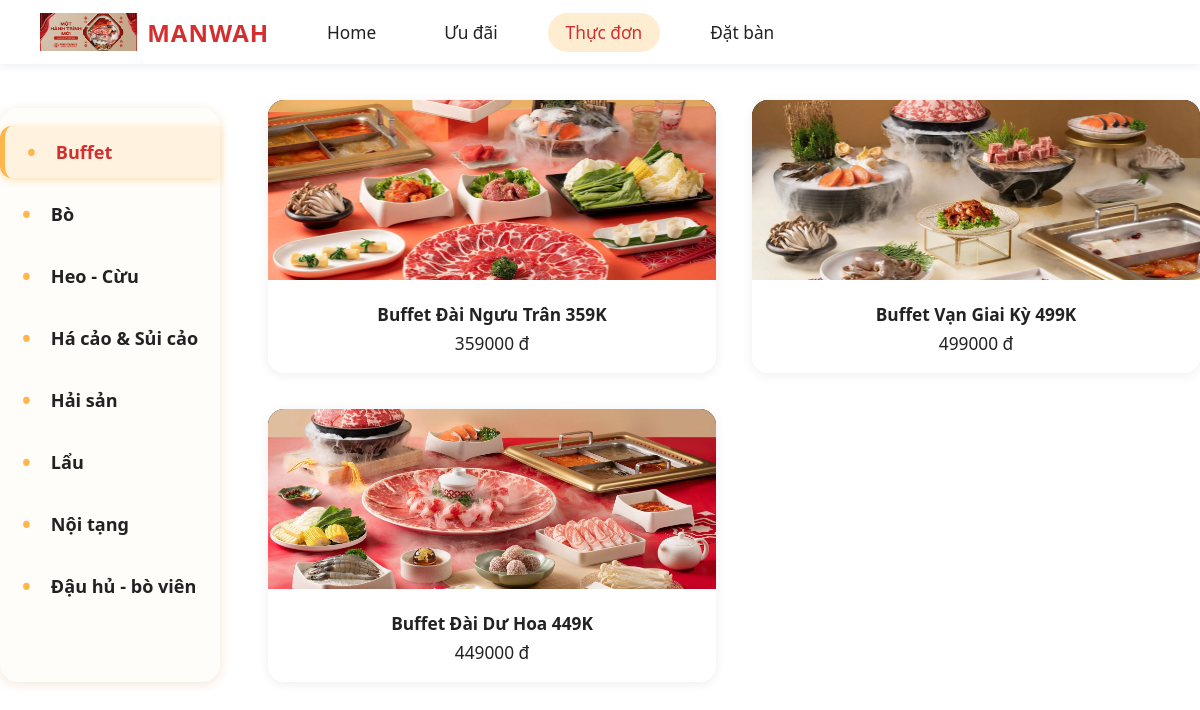
The page /user/thuc-don/?loai=8 on the database its author committed.
### account/models.py (models this page shows, shortened)
class LoaiMonAn(models.Model):
    TenLoaiMon = models.CharField(max_length=100)

class MonAn(models.Model):
    IdLoaiMonAn = models.ForeignKey(LoaiMonAn, on_delete=models.CASCADE)
    TenMonAn = models.CharField(max_length=100)
    Anh = models.CharField(max_length=255)  # Đổi sang CharField để lưu đường dẫn ảnh
    DonGia = models.DecimalField(max_digits=12, decimal_places=2)
    TrangThai = models.BooleanField(default=True)  # Luôn mặc định là còn

### UserInterface/views.py (the view)
# urls.py: path('thuc-don/', views.thuc_don_view, name='thuc_don'),
def thuc_don_view(request):
    selected_loai = request.GET.get('loai')
    loai_monan_list = LoaiMonAn.objects.all().order_by('TenLoaiMon')
    if not selected_loai:
        bo_loai = LoaiMonAn.objects.filter(TenLoaiMon__icontains='bò').first()
        if bo_loai:
            selected_loai = bo_loai.id
        else:
            selected_loai = None
    if selected_loai:
        monan_list = MonAn.objects.filter(IdLoaiMonAn_id=selected_loai, TrangThai=True)
        try:
            selected_loai = int(selected_loai)
        except:
            selected_loai = None
    else:
        monan_list = MonAn.objects.filter(TrangThai=True)
        selected_loai = None
    context = {
        'loai_monan_list': loai_monan_list,
        'monan_list': monan_list,
        'selected_loai': selected_loai,
        'active_tab': 'thuc_don',
    }
    return render(request, 'thuc_don.html', context)

### UserInterface/templates/thuc_don.html (shortened to what this page needs)
<!DOCTYPE html>
<html lang="vi">
<head>
</head>
<body>
    <div class="navbar">
        <div class="logo"><img src="/media/home/homepic1.png" alt="logo">MANWAH</div>
        <a href="/user/">Home</a>
        <a href="/user/uu-dai/">Ưu đãi</a>
        <a href="/user/thuc-don/" class="active">Thực đơn</a>
        <a href="/user/dat-ban/">Đặt bàn</a>
    </div>
    <div class="menu-main">
        <div class="menu-sidebar">
            <ul>
                {% for loai in loai_monan_list %}
                <li {% if selected_loai == loai.id %}class="active"{% endif %}>
                    <a href="?loai={{ loai.id }}">{{ loai.TenLoaiMon }}</a>
                </li>
                {% endfor %}
            </ul>
        </div>
        <div class="menu-content">
            <div class="dish-grid">
                {% for monan in monan_list %}
                <div class="dish-card">
                    <img src="{{ monan.Anh|default:'/media/home/homepic1.png' }}" alt="{{ monan.TenMonAn }}">
                    <div class="dish-title">{{ monan.TenMonAn }}</div>
                    <div class="dish-price">{{ monan.DonGia|floatformat:0 }} đ</div>
                </div>
                {% empty %}
                <div>Không có món ăn nào.</div>
                {% endfor %}
            </div>
        </div>
    </div>
</body>
</html>

### UserInterface/templates/thuc_don.html (style rules this page uses)
body { font-family: 'Segoe UI', Arial, sans-serif; background: #fff; margin: 0; }
.navbar { background: #fff; color: #222; display: flex; align-items: center; padding: 0 40px; height: 64px; box-shadow: 0 2px 8px rgba(34,51,102,0.08); }
.navbar .logo { font-size: 1.5rem; font-weight: bold; margin-right: 40px; letter-spacing: 1px; color: #d32f2f; display: flex; align-items: center; }
.navbar .logo img { height: 38px; margin-right: 10px; }
.navbar a { color: #222; text-decoration: none; margin-right: 32px; font-size: 1.08rem; font-weight: 500; transition: color 0.18s, background 0.18s; padding: 8px 18px; border-radius: 22px; }
.navbar a.active, .navbar a:hover { background: #ffedd2; color: #d32f2f; }
.menu-main { display: flex; max-width: 1300px; margin: 36px auto 0; gap: 48px; }
.menu-sidebar { width: 220px; background: #fffdfa; border-radius: 18px; box-shadow: 0 2px 12px #f3e6d6; padding: 18px 0 18px 0; margin-top: 8px; min-height: 320px; }
.menu-sidebar ul { list-style: none; padding: 0 0 0 0; margin: 0; }
.menu-sidebar li { font-weight: 600; color: #222; margin-bottom: 10px; font-size: 1.13rem; cursor: pointer; transition: color 0.18s, background 0.18s, box-shadow 0.18s; padding: 10px 0 10px 22px; border-radius: 12px 0 0 12px; display: flex; align-items: center; gap: 10px; }
.menu-sidebar li.active, .menu-sidebar li:hover { color: #d32f2f; background: #fff3e0; border-left: 5px solid #ffb74d; box-shadow: 0 2px 8px #ffe0b2; }
.menu-sidebar li a { color: inherit; text-decoration: none; flex: 1; }
.menu-sidebar li::before { content: '\2022'; color: #ffb74d; font-size: 1.3em; margin-right: 10px; display: inline-block; vertical-align: middle; }
.menu-content { flex: 1; }
.dish-grid { display: grid; grid-template-columns: repeat(auto-fit, minmax(320px, 1fr)); gap: 36px; }
.dish-card { background: #fff; border-radius: 16px; box-shadow: 0 2px 12px #eee; overflow: hidden; text-align: center; padding-bottom: 18px; }
.dish-card img { width: 100%; height: 180px; object-fit: cover; background: #111; }
.dish-title { font-size: 1.08rem; font-weight: 600; margin: 18px 0 6px 0; color: #222; }
.dish-price { color: #222; font-size: 1.08rem; font-weight: 500; }

### rows shown on the page
LoaiMonAn: TenLoaiMon "Buffet"
LoaiMonAn: TenLoaiMon "Bò"
LoaiMonAn: TenLoaiMon "Heo - Cừu"
LoaiMonAn: TenLoaiMon "Há cảo & Sủi cảo"
LoaiMonAn: TenLoaiMon "Hải sản"
LoaiMonAn: TenLoaiMon "Lẩu"
LoaiMonAn: TenLoaiMon "Nội tạng"
LoaiMonAn: TenLoaiMon "Đậu hủ - bò viên"
MonAn: Anh (picture), TenMonAn "Buffet Đài Ngưu Trân 359K", DonGia "359000"
MonAn: Anh (picture), TenMonAn "Buffet Vạn Giai Kỳ 499K", DonGia "499000"
MonAn: Anh (picture), TenMonAn "Buffet Đài Dư Hoa 449K", DonGia "449000"
